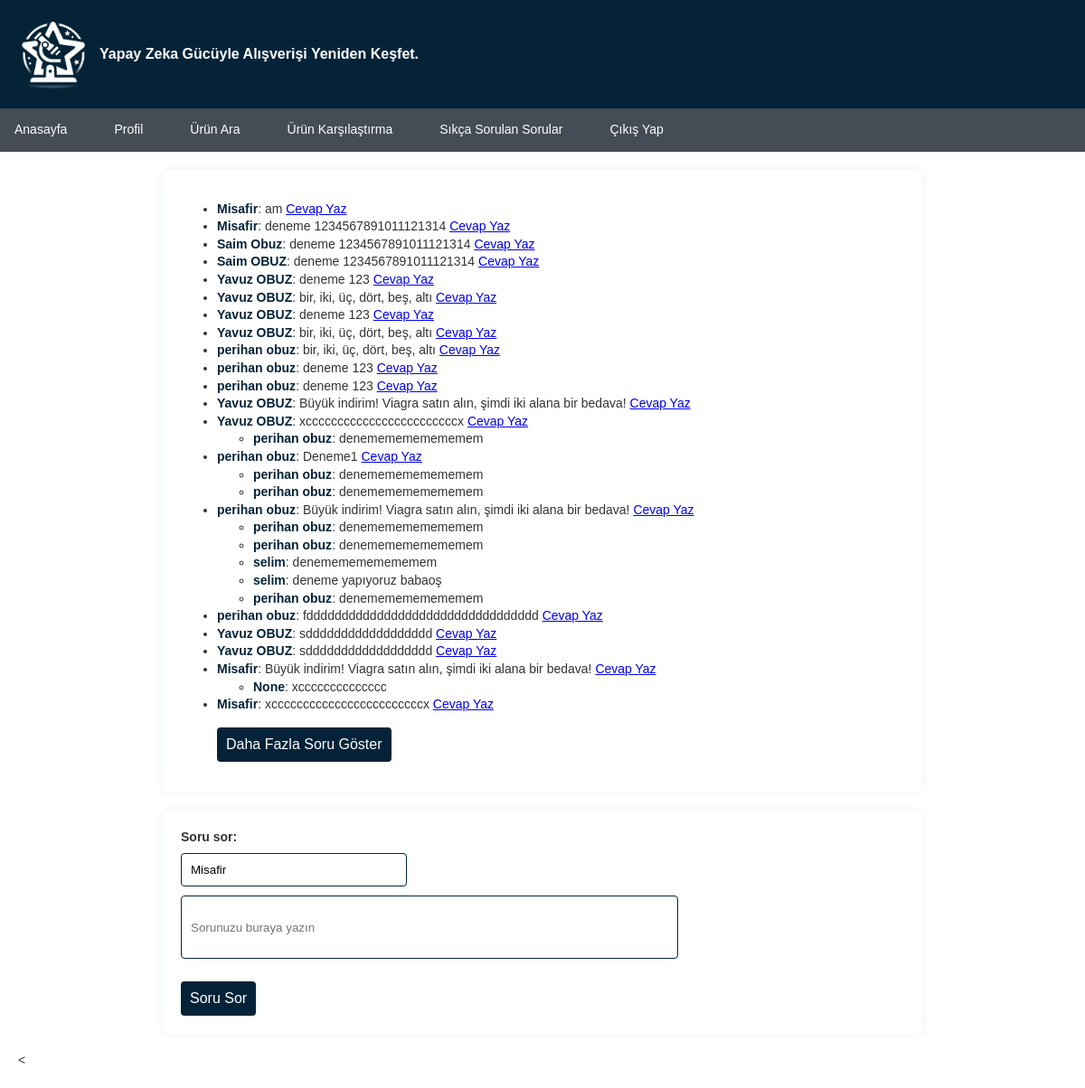
Screenshot of /sss (signed in) with the database file from the repository.
### app.py (models this page shows, shortened)
class Soru(db.Model):
    id = db.Column(db.Integer, primary_key=True)
    soru_icerik = db.Column(db.String(255), nullable=False)
    soru_sahibi_adi = db.Column(db.String(255), default="Misafir")
    soru_sahibi_id = db.Column(db.Integer, db.ForeignKey('user.id'))
    cevaplar = db.relationship('Cevap', back_populates='soru', lazy=True)
    created_at = db.Column(db.DateTime, default=datetime.utcnow)

class Cevap(db.Model):
    id = db.Column(db.Integer, primary_key=True)
    cevap_icerik = db.Column(db.Text, nullable=False)
    cevap_sahibi_adi = db.Column(db.String(255))
    soru_id = db.Column(db.Integer, db.ForeignKey('soru.id'), nullable=False)
    soru = db.relationship('Soru', back_populates='cevaplar', lazy=True)
    created_at = db.Column(db.DateTime, default=datetime.utcnow)

### app.py (the view, shortened to what this page needs)
@app.route('/sss', methods=['GET', 'POST'])
def sss():
    sorular = Soru.query.all()
    cevaplar = Cevap.query.all()
    toplam_soru_ve_cevap = len(sorular) + len(cevaplar)
    daha_fazla_goster = False
    gosterilen_soru_sayisi = sayfa_boyutu  # sayfa_boyutu'nu gosterilen_soru_sayisi olarak başlatın
    if gosterilen_soru_sayisi < toplam_soru_ve_cevap:
        daha_fazla_goster = True
    return render_template('sss.html', sorular=sorular, cevaplar=cevaplar, current_user=current_user, daha_fazla_goster=daha_fazla_goster, gosterilen_soru_sayisi=gosterilen_soru_sayisi)

### templates/sss.html (shortened to what this page needs)
{% extends 'base.html' %}
{% block content %}
    {% set gosterilen_soru_sayisi = 20 %}
    <!DOCTYPE html>
    <html lang="tr">
    <head>
        <link rel="stylesheet" href="/static/css/styles.css">
    </head>
    <body>
        <form>
        {% if current_user.is_authenticated %}
            <ul id="sorular">
                {% for soru in sorular|reverse %}
                    <li {% if loop.index > 20 %}class="gizli-soru"{% endif %}>
                        <strong>{{ soru.soru_sahibi_adi }}</strong>: {{ soru.soru_icerik }}
                        <a href="#" class="cevap-yaz-link" data-soru-id="{{ soru.id }}">Cevap Yaz</a>
                        <div class="cevap-form" id="cevap-form-{{ soru.id }}">
                            <form method="POST" action="{{ url_for('cevap_ver', soru_id=soru.id) }}">
                                <label for="cevap_icerik">Cevap yaz:</label>
                                <strong>{{ current_user.username }}</strong>
                                <input type="hidden" name="cevap_sahibi_adi" id="cevap_sahibi_adi" value="{{ current_user.username }}">
                                <input type="text" name="cevap_icerik" id="cevap_icerik" placeholder="Cevabınızı buraya yazın" style="width: 250px; height: 38px;" required>
                                <p></p>
                                <button type="submit">Cevap Ver</button>
                            </form>
                        </div>
                        <ul id="cevaplar-{{ soru.id }}">
                            {% for cevap in cevaplar %}
                                {% if cevap.soru_id == soru.id %}
                                    <li>
                                        <strong>{{ cevap.cevap_sahibi_adi}}</strong>: {{ cevap.cevap_icerik }}
                                        {% if cevap.user == current_user %}
                                            <a href="#" onclick="cevapSil('{{ cevap.id }}')">Cevap Sil</a>
                                        {% endif %}
                                    </li>
                                {% endif %}
                            {% endfor %}
                        </ul>
                    </li>
                {% endfor %}
                {% if sorular|length > 20 %}
                    <p></p>
                    <button id="daha-fazla-btn">Daha Fazla Soru Göster</button>
                    <li class="gizli-soru" id="daha-fazla-sorular"></li>
                {% endif %}
            </ul>
        {% else %}
            <ul id="sorular">
                {% for soru in sorular|reverse %}
                    <li {% if loop.index > 20 %}class="gizli-soru"{% endif %}>
                        <strong>{{ soru.soru_sahibi_adi }}</strong>: {{ soru.soru_icerik }}
                        <a href="#" class="cevap-yaz-link" data-soru-id="{{ soru.id }}">Cevap Yaz</a>
                        <ul id="cevaplar-{{ soru.id }}">
                            {% for cevap in cevaplar %}
                                {% if cevap.soru_id == soru.id %}
                                    <li>
                                        <strong>{{ cevap.cevap_sahibi_adi}}</strong>: {{ cevap.cevap_icerik }}
                                    </li>
                                {% endif %}
                            {% endfor %}
                        </ul>
                    </li>
                {% endfor %}
                {% if sorular|length > 20 %}
                    <button id="daha-fazla-btn">Daha Fazla Soru Göster</button>
                {% endif %}
            </ul>
        {% endif %}
        <form method="POST" action="{{ url_for('soru_sor') }}" id="soru-form">
            <label for="soru_icerik">Soru sor:</label>
            <div id="soruSahibiAdiDiv">
                {% if current_user.is_authenticated %}
                    <input type="hidden" name="soru_sahibi_adi" id="soru_sahibi_adi" value="{{ current_user.username }}">
                {% else %}
                    <input type="text" name="soru_sahibi_adi" id="soru_sahibi_adi" style="width: 250px;" required>
                {% endif %}
            </div>
            <input type="text" name="soru_icerik" id="soru_icerik" placeholder="Sorunuzu buraya yazın" style="width: 550px; height: 70px;" required>
            <button type="submit">Soru Sor</button>
        </form>
        <
    </body>
    </html>
{% endblock %}

### static/css/styles.css (style rules this page uses)
body { font-family: 'Arial', sans-serif; background-color: #ffffff; color: #042339; margin: 0; padding: 0; }
form { max-width: 600px; margin: 20px auto; background-color: #fff; padding: 20px; border-radius: 8px; box-shadow: 0 0 10px rgba(8, 98, 214, 0.1); }
button { background-color: #042339; color: #fff; padding: 12px 20px; border: none; border-radius: 4px; cursor: pointer; font-size: 16px; }

### templates/base.html (style rules this page uses)
body { font-family: 'Arial', sans-serif; background-color: #ffffff; color: #042339; margin: 0; padding: 0; }

### templates/sss.html (style rules this page uses)
body { font-family: 'Arial', sans-serif; background-color: #ffffff; color: #333; margin: 0; padding: 0; font-size: 14px; line-height: 1.4; }
form { max-width: 800px; margin: 20px auto; background-color: #ffffff; padding: 20px; border-radius: 8px; box-shadow: 0 0 10px rgba(8, 98, 214, 0.1); }
strong { color: #042339; }
button { background-color: #042339; color: #fff; border: none; padding: 10px; border-radius: 4px; cursor: pointer; transition: background-color 0.3s; margin-right: 10px; }

### rows the page displays
Soru: soru_sahibi_adi "Misafir", soru_icerik "am"
Soru: soru_sahibi_adi "Misafir", soru_icerik "deneme 1234567891011121314"
Soru: soru_sahibi_adi "Saim Obuz", soru_icerik "deneme 1234567891011121314"
Soru: soru_sahibi_adi "Saim OBUZ", soru_icerik "deneme 1234567891011121314"
Soru: soru_sahibi_adi "Yavuz OBUZ", soru_icerik "deneme 123"
Soru: soru_sahibi_adi "Yavuz OBUZ", soru_icerik "bir, iki, üç, dört, beş, altı"
Soru: soru_sahibi_adi "Yavuz OBUZ", soru_icerik "deneme 123"
Soru: soru_sahibi_adi "Yavuz OBUZ", soru_icerik "bir, iki, üç, dört, beş, altı"
Soru: soru_sahibi_adi "perihan obuz", soru_icerik "bir, iki, üç, dört, beş, altı"
Soru: soru_sahibi_adi "perihan obuz", soru_icerik "deneme 123"
Soru: soru_sahibi_adi "perihan obuz", soru_icerik "deneme 123"
Soru: soru_sahibi_adi "Yavuz OBUZ", soru_icerik "Büyük indirim! Viagra satın alın, şimdi iki alana bir bedava!"
Soru: soru_sahibi_adi "Yavuz OBUZ", soru_icerik "xccccccccccccccccccccccccx"
Cevap: cevap_sahibi_adi "perihan obuz", cevap_icerik "denememememememem"
Soru: soru_sahibi_adi "perihan obuz", soru_icerik "Deneme1"
Cevap: cevap_sahibi_adi "perihan obuz", cevap_icerik "denememememememem"
Cevap: cevap_sahibi_adi "perihan obuz", cevap_icerik "denememememememem"
Soru: soru_sahibi_adi "perihan obuz", soru_icerik "Büyük indirim! Viagra satın alın, şimdi iki alana bir bedava!"
Cevap: cevap_sahibi_adi "perihan obuz", cevap_icerik "denememememememem"
Cevap: cevap_sahibi_adi "perihan obuz", cevap_icerik "denememememememem"
Cevap: cevap_sahibi_adi "selim", cevap_icerik "denememememememem"
Cevap: cevap_sahibi_adi "selim", cevap_icerik "deneme yapıyoruz babaoş"
Cevap: cevap_sahibi_adi "perihan obuz", cevap_icerik "denememememememem"
Soru: soru_sahibi_adi "perihan obuz", soru_icerik "fddddddddddddddddddddddddddddddddd"
Soru: soru_sahibi_adi "Yavuz OBUZ", soru_icerik "sdddddddddddddddddd"
Soru: soru_sahibi_adi "Yavuz OBUZ", soru_icerik "sdddddddddddddddddd"
Soru: soru_sahibi_adi "Misafir", soru_icerik "Büyük indirim! Viagra satın alın, şimdi iki alana bir bedava!"
Cevap: cevap_sahibi_adi "None", cevap_icerik "xcccccccccccccc"
Soru: soru_sahibi_adi "Misafir", soru_icerik "xccccccccccccccccccccccccx"
